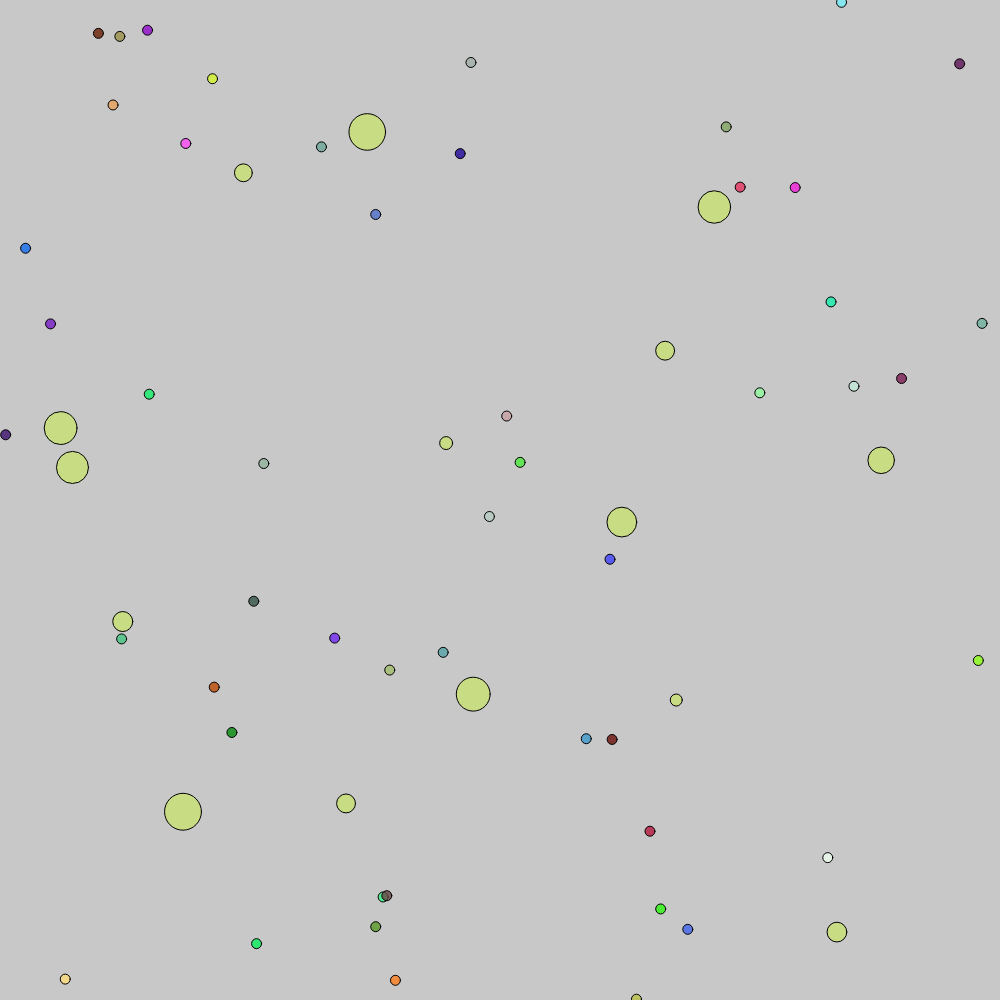
Frame 1 (no input)
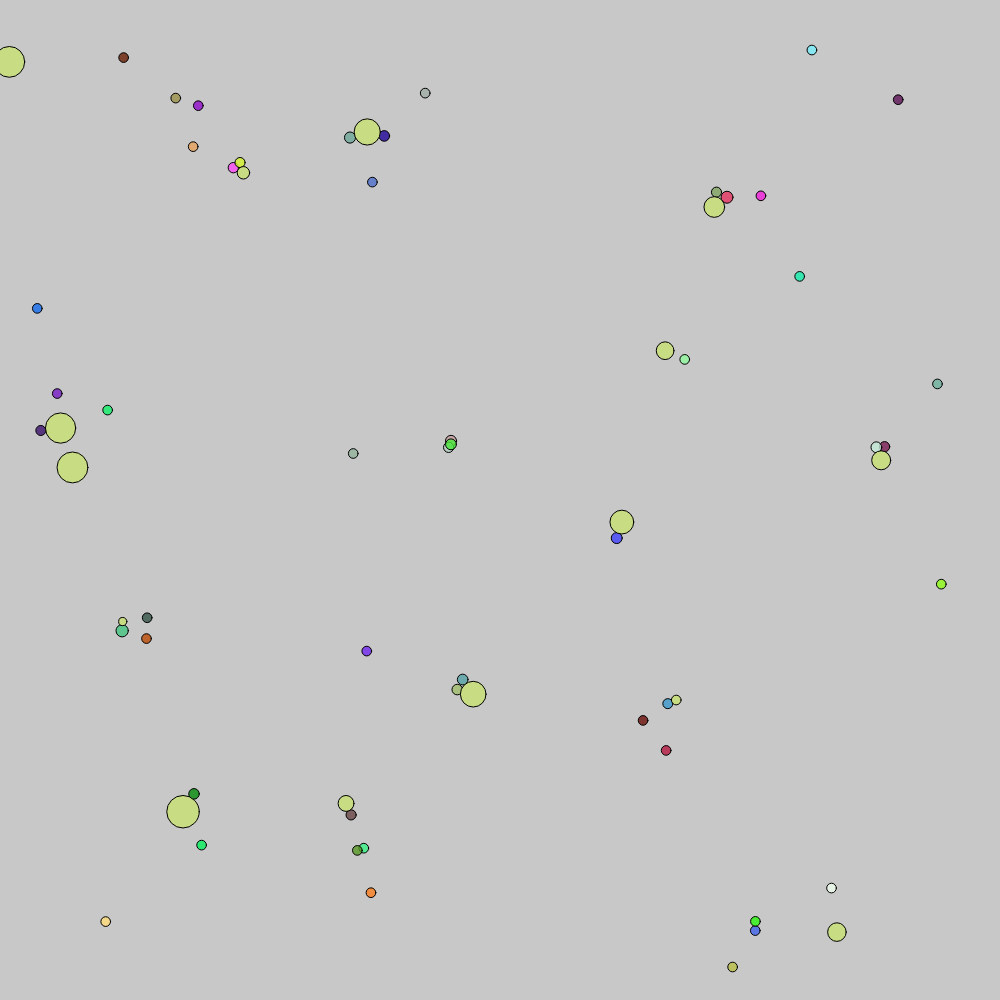
Frame 60 (no input)
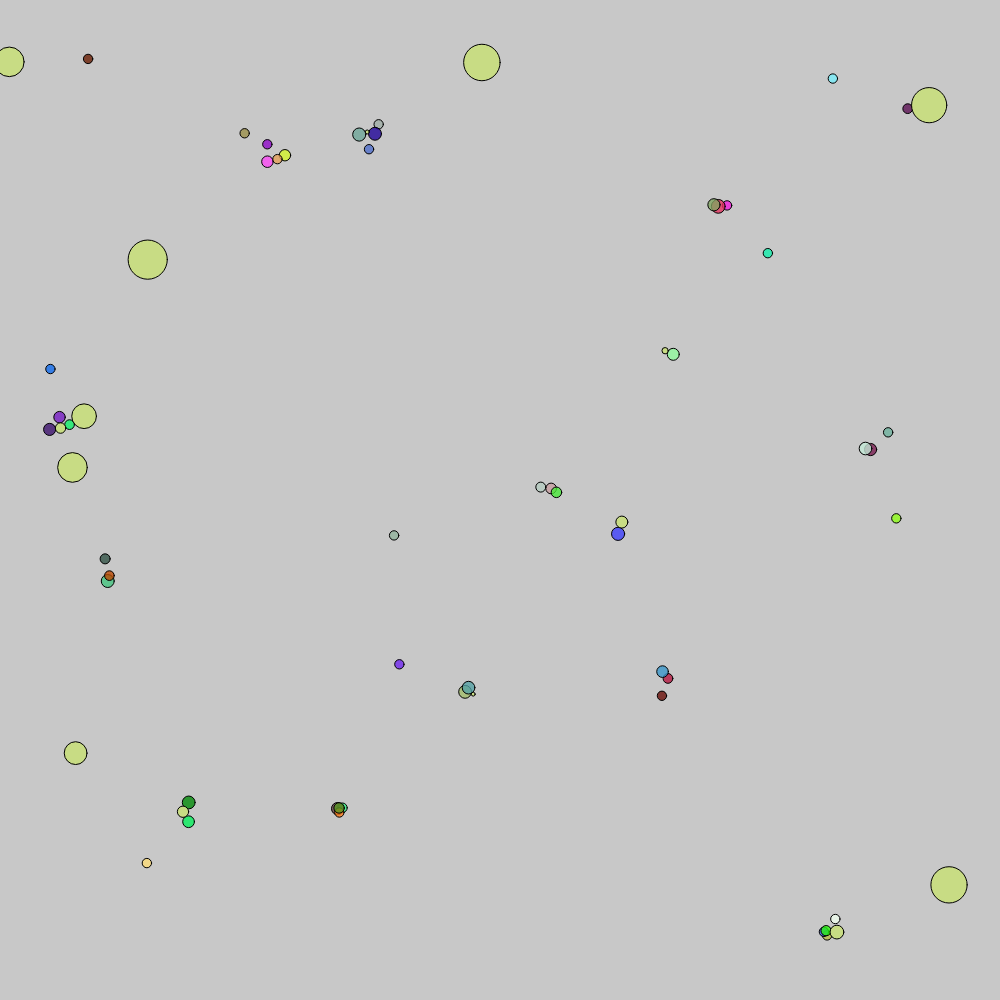
Frame 120 (the mouse pressed at the canvas centre since frame 60)

The p5.js sketch that drew these frames (run headless with seeded random() and noise() and a simulated clock; from frame 60 on, the mouse is pressed at the canvas centre):

// p5.js sketch
// ── sketch.js
var e;
var entities = [];
var resources = [];
var r;

var WIDTH = 1000;
var HEIGHT = 1000;

var ID = -1;

function getNextId(){
    ID += 1;
    return ID;
}

function setup() {
    createCanvas(WIDTH, HEIGHT);
    for (var i = 0; i < 15; i++){
        resources.push(new Resource());
    }
    for (var i = 0; i < 50; i++){
        entities.push(new Entity());
    }
    frameRate(60);
}



function draw() {
    clear();
    background(200);
    entities.map(function (e){e.track(resources);});
    resources.map(function (r){r.deplete();});
    entities.map(function (e){e.show();});
    resources.map(function (r){r.show();});
}

// ── entity.js
function Entity(id){
    this.generation = -1;
    this.respawn();
}

Entity.prototype.respawn = function(){
    this.id = getNextId();
    this.pos = createVector(random(WIDTH), random(HEIGHT));
    this.generation += 1;
    this.genome = new Genome(this.genome);
    this.speed = random(0.5, 2);
    this.energy = 100;
    this.age = 0;
}

Entity.prototype.show = function(){
    fill(this.genome.color());
    ellipse(this.pos.x, this.pos.y, 2*this.getRadius());
}

Entity.prototype.reduce = function(){
    this.age += 1;
    this.radius *= 0.9;
}

Entity.prototype.getRadius = function(){
    return sqrt(this.energy)/2;
}

function findNearest(pos, resources){
    var resource = resources[0];
    var distance = pos.dist(resource.pos);
    for (var i = 0; i < resources.length; i++){
        var r = resources[i];
        var rdistance = pos.dist(r.pos);
        if (rdistance < distance){
            distance = rdistance;
            resource = r;
        }
    }
    return resource;
}

Entity.prototype.track = function(resources){
    var resource = findNearest(this.pos, resources);
    if (this.pos.dist(resource.pos) < this.getRadius() + resource.radius){
        var food = resource.consume();
        this.energy += 10*food;
    } else{
        if(this.energy <= 0){
            this.respawn();
        } else {
            var cost = this.energy < 100 ? 0.1 : this.energy * 0.001;
            this.energy -= cost;
            dir = resource.pos.copy();
            dir.sub(this.pos).normalize();
            dir.mult(this.speed);
            this.pos.add(dir);
        }
    }
}

// ── gene.js
// #### Genome ####

function Genome(parent){
    if (parent){
        this.mutate(parent);
    }
    else{
        this.randomize();
    }
}

// ## Creation Methods ##

Genome.prototype.randomize = function(){
    this.color_gene = new ColorGene();
}

Genome.prototype.mutate = function(parent){
    this.color_gene = new ColorGene(parent.color_gene);
}

// ## Data Methods ##

Genome.prototype.color = function(){
    var cg = this.color_gene;
    return color(cg.r, cg.g, cg.b, 200);
}

// ### Genes ###

function ColorGene(parent){
    if (parent){
        this.r = random(-1 ,2) + parent.r;
        this.r = this.r > 255 ? 255 : this.r;
        this.r = this.r < 0 ? 0 : this.r;
        this.r = floor(this.r);
        this.g = random(-1 ,2) + parent.g;
        this.g = this.g > 255 ? 255 : this.g;
        this.g = this.g < 0 ? 0 : this.g;
        this.g = floor(this.g);
        this.b = random(-1 ,2) + parent.b;
        this.b = this.b > 255 ? 255 : this.b;
        this.b = this.b < 0 ? 0 : this.b;
        this.b = floor(this.b);
    }
    else{
        this.r = floor(random(0,256));
        this.g = floor(random(0,256));
        this.b = floor(random(0,256));
    }
}

// ── population.js
function Population(size){
    this.size = size;
    this.ids = -1;
    this.entities = [];
    this.spawn();
}

Population.prototype.getNextId = function(){
    return ++this.ids;
}

Population.prototype.spawn = function(){
    for (var i = 0; i < this.size; i++){
        this.entities.push(new Entity(this));
    }
}

Population.prototype.show = function(){
    if(this.entities.length > 0){
        for (var i = 1; i < this.entities.length; i++){
            this.entities[i].show();
        }
        this.entities[0].glow();
    }
}

Population.prototype.track = function(resources){
    this.entities.map(function (e){e.track(resources);});
}

Population.prototype.sort = function() {
    this.entities.sort(entityCompare);
}

Population.prototype.getParent = function(){
    if(this.entities.length > 0){
        var max = Math.cbrt(this.size);
        var pindex = floor(pow(random(0, max), 3));
        var parent = this.entities[pindex];
        console.log("Parent: Rank: " + pindex + " ID: " + parent.id + " Gen: " + parent.generation + " Age: " + parent.age);
        return parent;
    }
    return null;
}

// ## Helper Methods ##
function entityCompare(e1, e2){
    if((e1.age > e2.age) || (e1.age == e2.age && e1.energy > e2.energy)){
        return -1;
    }
    else if(e1.age == e2.age && e1.energy == e2.energy){
        return 0;
    }
    else{
        return 1;
    }
}

// ── resource.js
function Resource(){
    this.respawn();
}

Resource.prototype.respawn = function(){
    this.pos = createVector(random(WIDTH), random(HEIGHT));
    this.radius = random(5, 20);
    this.depleted = false;
}

Resource.prototype.consume = function(){
    if (this.depleted){
        return 0;
    }
    if (this.radius <= 0){
        this.depleted = true;
        return 0;
    }
    var amount = 0.1;
    this.radius -= amount;
    return amount;
}

Resource.prototype.deplete = function(){
    this.radius -= 0.01;
    if (this.depleted || this.radius <= 0){
        this.respawn();
    }
}

Resource.prototype.show = function(){
    fill(200,220,132);
    ellipse(this.pos.x, this.pos.y, 2*this.radius);
}
